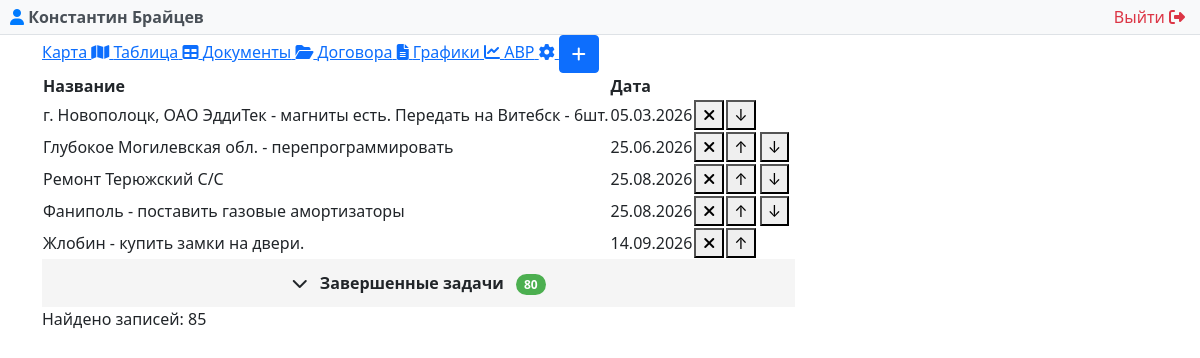
Screenshot of /modules/problem/problem.php (signed in) with the database file from the repository.
### tables this page shows
CREATE TABLE "LIFTEH_problem" ("id" integer NOT NULL PRIMARY KEY AUTOINCREMENT, "name" varchar(255) NOT NULL, "created_date" DATETIME DEFAULT CURRENT_TIMESTAMP, "is_completed" bool NOT NULL, "user_id" integer NOT NULL REFERENCES "auth_user" ("id") DEFERRABLE INITIALLY DEFERRED, priority INTEGER);

### modules/auth/auth.php (called while the page is built, shortened)
<?php
function getCurrentUser() {
    try {
        $pdo = getDbConnection();
        $stmt = $pdo->prepare("SELECT id, username, email, first_name, last_name, is_superuser, is_staff, is_active, dogovor FROM auth_user WHERE id = ?");
        $stmt->execute([$_SESSION['user_id']]);
        return $stmt->fetch(PDO::FETCH_ASSOC);
    } catch (PDOException $e) {
        error_log("Ошибка получения пользователя: " . $e->getMessage());
        return null;
    }
}
?>

### modules/problem/problem.php (the view, shortened to what this page needs)
<?php
require_once __DIR__ . '/../../modules/auth/auth.php';
$currentUser = getCurrentUser();
$isSuperAdmin = ($currentUser['is_superuser'] ?? 0) == 1;
try {
    $db = new PDO('sqlite:' . DB_PATH);
    $db->setAttribute(PDO::ATTR_ERRMODE, PDO::ERRMODE_EXCEPTION);
} catch(PDOException $e) {
    die("Ошибка подключения к БД: " . $e->getMessage());
}
$db->exec("CREATE TABLE IF NOT EXISTS LIFTEH_problem (
    id INTEGER PRIMARY KEY AUTOINCREMENT,
    name TEXT NOT NULL,
    created_date DATETIME DEFAULT CURRENT_TIMESTAMP,
    is_completed INTEGER DEFAULT 0,
    user_id INTEGER,
    priority INTEGER DEFAULT 0
)");
$stmt = $db->query("SELECT * FROM LIFTEH_problem WHERE is_completed != 2 ORDER BY is_completed, priority ASC");
$problems = $stmt->fetchAll(PDO::FETCH_ASSOC);
?>
<!DOCTYPE html>
<html lang="ru">
<?php $pageTitle = 'Управление проблемами'; include __DIR__ . '/../../includes/header.php'; ?>
<body>
<?php include __DIR__ . '/../../modules/admin/user_panel.php'; ?>
    <div class="container">
        <div class="controls">
            <div class="button-group">
                <a href="/map.php" class="map-button">
                    <span class="button-text">Карта</span>
                    <i class="fas fa-map"></i>
                </a>
                <a href="/index.php" class="map-button">
                    <span class="button-text">Таблица</span>
                    <i class="fas fa-table"></i>
                </a>
                <a href="/document.php" class="map-button">
                    <span class="button-text">Документы</span>
                    <i class="fas fa-folder-open"></i>
                </a>
                <?php if ($isSuperAdmin): ?>
                    <a href="/dogovor.php" class="map-button">
                        <span class="button-text">Договора</span>
                        <i class="fas fa-file-alt"></i>
                    </a>
                    <a href="/charts.php" class="map-button">
                        <span class="button-text">Графики</span>
                        <i class="fas fa-chart-line"></i>
                    </a>
                    <a href="avr.php" class="map-button">
                        <span class="button-text">АВР</span>
                        <i class="fa-solid fa-gear"></i>
                    </a>
                <?php endif; ?>
                <button class="btn btn-primary" onclick="openAddModal()">
                    <i class="fas fa-plus"></i>
                </button>
            </div>
        </div>
        <table id="problemTable">
            <thead>
                <tr>
                    <th>Название</th>
                    <th>Дата</th>
                    <th></th>
                    <th></th>
                    <th></th>
                </tr>
            </thead>
            <tbody>
                <?php
                $activeProblems = [];
                $completedProblems = [];
                foreach ($problems as $problem) {
                    if ($problem['is_completed'] == 1) {
                        $completedProblems[] = $problem;
                    } else {
                        $activeProblems[] = $problem;
                    }
                }
                ?>
                <?php foreach ($activeProblems as $problem): ?>
                <tr class="problem-row active-row" data-status="active" data-id="<?= $problem['id'] ?>">
                    <td class="<?php if ($problem['is_completed'] == 2) echo 'deleted'; ?>"
                        id="row-<?= $problem['id'] ?>"
                        onclick="openEditModal(<?= $problem['id'] ?>)"
                        style="text-align: left;">
                        <?= htmlspecialchars($problem['name']) ?>
                    </td>
                    <td><?= date('d.m.Y', strtotime($problem['created_date'])) ?></td>
                    <td style="text-align: right;">
                        <form method="POST" style="display: inline;" onsubmit="return toggleComplete(event, this)">
                            <button type="submit" class="status-badge <?= $problem['is_completed'] ? 'status-completed' : 'status-active' ?>" style="width: 30px;">
                                <?= $problem['is_completed'] ? '<i class="fas fa-check"></i>' : '<i class="fas fa-times"></i>' ?>
                            </button>
                        </form>
                    </td>
                    <td style="width: 70px;">
                        <div class="priority-buttons">
                            <?php
                            $minMax = $db->query("SELECT MIN(priority) as min_priority, MAX(priority) as max_priority
                                                    FROM LIFTEH_problem
                                                    WHERE is_completed = 0")->fetch(PDO::FETCH_ASSOC);
                            $minPriority = $minMax['min_priority'];
                            $maxPriority = $minMax['max_priority'];
                            ?>
                            <?php if ($problem['is_completed'] == 0): ?>
                                <?php if ($problem['priority'] > $minPriority): ?>
                                    <form method="POST" style="display: inline;" onsubmit="return movePriority(event, this)">
                                        <button type="submit" class="priority-btn" title="Повысить приоритет">↑</button>
                                    </form>
                                <?php endif; ?>
                                <?php if ($problem['priority'] < $maxPriority): ?>
                                    <form method="POST" style="display: inline;" onsubmit="return movePriority(event, this)">
                                        <button type="submit" class="priority-btn" title="Понизить приоритет">↓</button>
                                    </form>
                                <?php endif; ?>
                            <?php else: ?>
                                <span class="priority-disabled"></span>
                            <?php endif; ?>
                        </div>
                    </td>
                </tr>
                <?php endforeach; ?>
                <?php if (count($completedProblems) > 0): ?>
                <tr class="accordion-row" id="accordionRow">
                    <td colspan="4" style="background-color: #f5f5f5; cursor: pointer; padding: 12px; text-align: center; font-weight: bold;" onclick="toggleCompletedTasks()">
                        <span id="accordionIcon">
                            <i class="fas fa-chevron-down"></i>
                        </span>
                        Завершенные задачи
                        <span style="background-color: #4CAF50; color: white; padding: 2px 8px; border-radius: 12px; font-size: 12px; margin-left: 8px;">
                            <?= count($completedProblems) ?>
                        </span>
                    </td>
                </tr>
                <?php endif; ?>
            </tbody>
        </table>
        <div class="count">Найдено записей: <?= count($problems); ?></div>
    </div>
</body>
</html>

### modules/admin/user_panel.php (shortened to what this page needs)
<div class="user-panel">
    <div class="user-info">
        <span class="user-name">
            <i class="fas fa-user"></i>
            <?php echo htmlspecialchars($currentUser['first_name'] ?? ''); ?>
            <?php echo htmlspecialchars($currentUser['last_name'] ?? ''); ?>
        </span>
        <a href="/modules/auth/logout.php" class="logout-btn">
          Выйти <i class="fas fa-sign-out-alt"></i>
        </a>
    </div>
</div>

### modules/problem/problem.php (style rules this page uses)
.accordion-row td { background-color: #f8f9fa; cursor: pointer; transition: background-color 0.3s ease; user-select: none; }
.accordion-row td i { transition: transform 0.3s ease; margin-right: 8px; }

### modules/admin/user_panel.php (style rules this page uses)
.user-panel { background-color: #f8f9fa; padding: 5px 10px; border-bottom: 1px solid #dee2e6; margin-bottom: 0px; }
.user-info { max-width: 1200px; margin: 0 auto; display: flex; justify-content: space-between; align-items: center; }
.user-name { font-weight: bold; color: #495057; }
.user-name i { color: #007bff; }
.logout-btn { color: #dc3545; text-decoration: none; border-radius: 4px; transition: background-color 0.3s; }
.logout-btn i { margin-right: 5px; }

### rows the page displays
lifteh_problem: name "г. Новополоцк, ОАО ЭддиТек - магниты есть. Передать на Витебск - 6шт.", created_date "05.03.2026", is_completed False (drawn)
lifteh_problem: name "Глубокое Могилевская обл. - перепрограммировать", created_date "25.06.2026", is_completed False (drawn)
lifteh_problem: name "Ремонт Терюжский С/С", created_date "25.08.2026", is_completed False (drawn)
lifteh_problem: name "Фаниполь - поставить газовые амортизаторы", created_date "25.08.2026", is_completed False (drawn)
lifteh_problem: name "Жлобин - купить замки на двери.", created_date "14.09.2026", is_completed False (drawn)

### other values shown
$currentUser['first_name'] "Константин"
$currentUser['last_name'] "Брайцев"
count($completedProblems) "80"
count($problems) "85"
